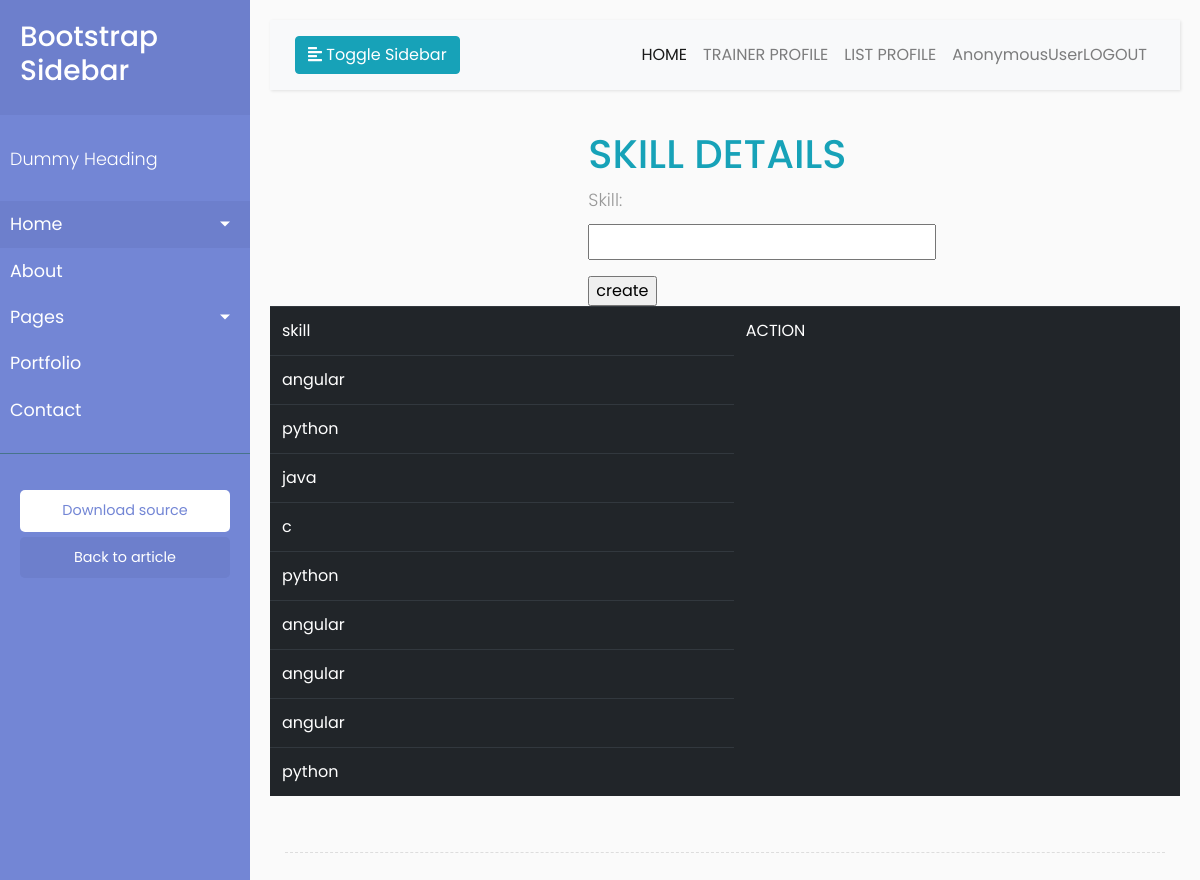
The page /trainer/skill on the database its author committed.
### Insadmin/models.py (models this page shows, shortened)
class SkillModel(models.Model):
    skill = models.CharField(max_length=120)

### trainer/views.py (the view)
# urls.py: path("skill",skillview,name="skill")
def skillview(request):
    form=skillform()
    context={}
    skill= SkillModel.objects.all()
    context["form"]=form
    context["skill"]=skill
    if request.method=="POST":
        form=skillform(request.POST)
        if form.is_valid():
            form.save()
            return redirect("skill")
    return render(request, "trainer/skill.html", context)

### trainer/forms.py
class skillform(ModelForm):
    class Meta:
        model=SkillModel
        fields="__all__"

### trainer/templates/trainer/skill.html (shortened to what this page needs)
<!DOCTYPE html>
{% extends 'trainer/base.html' %}
{% block body_block %}
<div class="container">
    <div class="row">
        <div class="col-4">
        </div>
    <div class="col-4">
        <h1 class="text-info">SKILL DETAILS</h1>
        <form method="post">
          {{form.as_p}}
         <input type="submit" value="create">
        </form>
    </div>
        <div class="col-4">
        </div>
    <table class="table table-dark">
        <tr>
            <td>skill</td>
            <td colspan="2">ACTION</td>
        </tr>
        {%for item in skill %}
        <tr>
            <td>{{item.skill}}</td>
            </tr>
        {% endfor %}
    </table>
</div>
{% endblock %}

### trainer/static/css/style.css (style rules this page uses)
body { font-family: 'Poppins', sans-serif; background: #fafafa; }
p { font-family: 'Poppins', sans-serif; font-size: 1.1em; font-weight: 300; line-height: 1.7em; color: #999; }

### rows shown on the page
SkillModel: skill "angular"
SkillModel: skill "python"
SkillModel: skill "java"
SkillModel: skill "c"
SkillModel: skill "python"
SkillModel: skill "angular"
SkillModel: skill "angular"
SkillModel: skill "angular"
SkillModel: skill "python"

### other values the page prints
{{ request.user }} "AnonymousUser"
